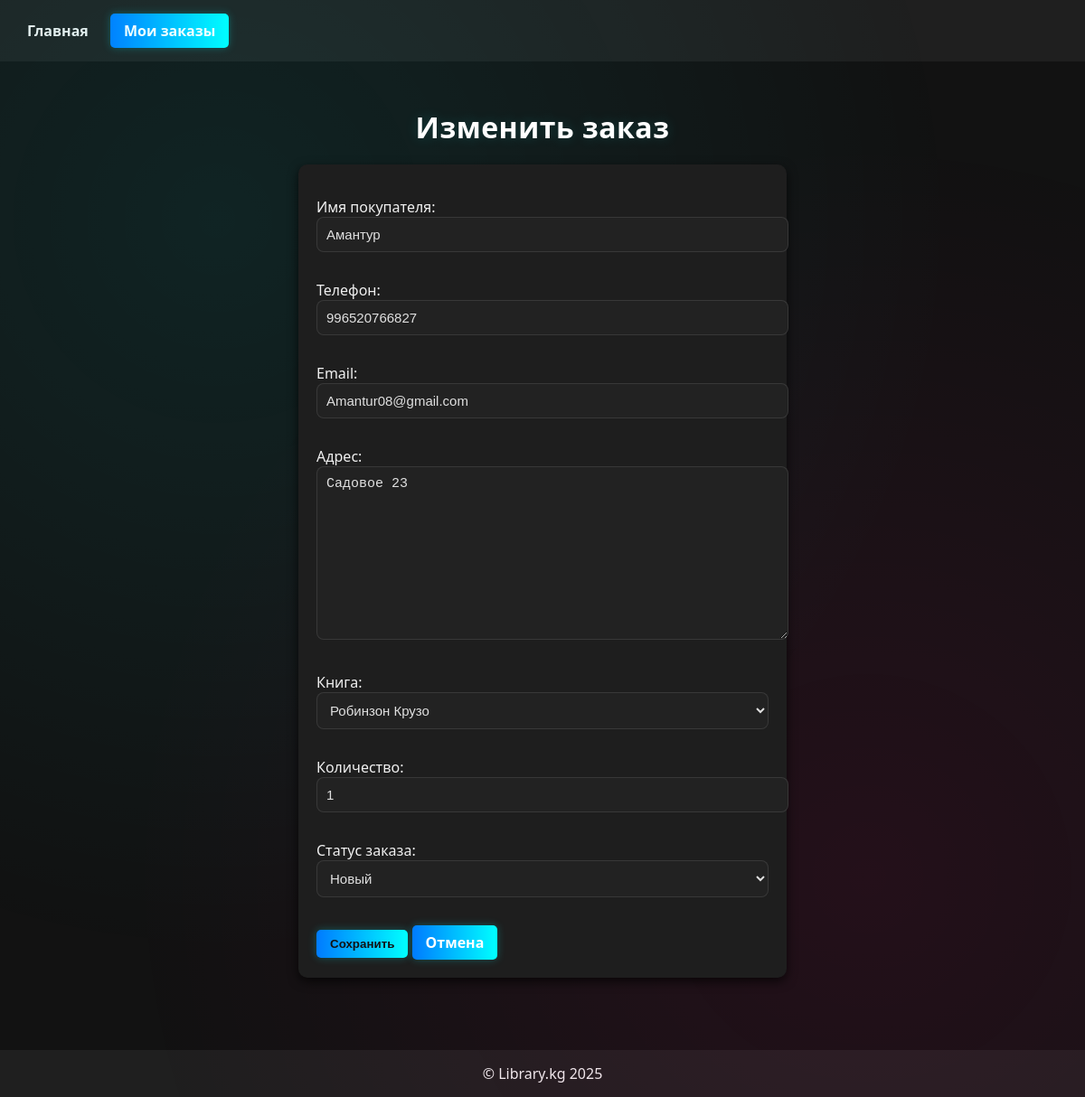
Screenshot of /basket/edit/2/ with the database file from the repository.
### basket/models.py (models this page shows, shortened)
class Order(models.Model):
    STATUS_CHOICES = (
        ('new', 'Новый'),
        ('processing', 'В обработке'),
        ('done', 'Выполнен'),
        ('cancelled', 'Отменён'),
    )
    customer_name = models.CharField("Имя покупателя", max_length=200)
    customer_phone = models.CharField("Телефон", max_length=50, blank=True)
    customer_email = models.EmailField("Email", blank=True)
    customer_address = models.TextField("Адрес", blank=True)
    book = models.ForeignKey('books.Books', on_delete=models.CASCADE, related_name='orders', verbose_name="Книга")
    quantity = models.PositiveIntegerField("Количество", default=1)
    status = models.CharField("Статус заказа", max_length=20, choices=STATUS_CHOICES, default='new')
    created_at = models.DateTimeField("Дата создания", auto_now_add=True)
    updated_at = models.DateTimeField("Дата обновления", auto_now=True)
    class Meta:
        verbose_name = "Заказ"
        verbose_name_plural = "Заказы"
        ordering = ['-created_at']

### basket/views.py (the view)
# urls.py: path('edit/<int:pk>/', views.order_edit, name='order_edit'),
def order_edit(request, pk):
    order = get_object_or_404(Order, pk=pk)
    if request.method == 'POST':
        form = OrderForm(request.POST, instance=order)
        if form.is_valid():
            form.save()
            return redirect('basket:order_list')
    else:
        form = OrderForm(instance=order)
    return render(request, 'basket/order_form.html', {'form': form})

### basket/forms.py
class OrderForm(forms.ModelForm):
    class Meta:
        model = Order
        fields = ['customer_name', 'customer_phone', 'customer_email', 'customer_address', 'book', 'quantity', 'status']

### books/models.py (called while the page is built)
    def __str__(self):
        return self.title

### basket/templates/basket/order_form.html (shortened to what this page needs)
{% extends "base.html" %}
{% block content %}
<h1 style="text-align:center; margin-bottom:20px;">{% if form.instance.pk %}Изменить заказ{% else %}Новый заказ{% endif %}</h1>
<form method="post">
    {{ form.as_p }}
    <button type="submit" class="btn btn-add">Сохранить</button>
    <a href="{% url 'basket:order_list' %}" class="btn btn-orders">Отмена</a>
</form>
{% endblock %}

### static/css/style.css (style rules this page uses)
body { margin: 0; padding: 0; font-family: 'Inter', 'Poppins', sans-serif; background: radial-gradient(circle at 50% 50%, #0b0b0b, #050505 70%); color: #e4e4e4; overflow-x: hidden; min-height: 100vh; position: relative; }
body::before { content: ""; position: fixed; top: 0; left: 0; width: 100%; height: 100%; background: radial-gradient(circle at 20% 20%, rgba(0,255,255,0.08) 0%, transparent 60%), radial-gradient(circle at 80% 80%, rgba(255,0,128,0.08) 0%, transparent 60%); animation: moveGlow 15s ease-in-out infinite alternate; z-index: 0; pointer-events: none; }
h1, h2, h3 { color: #fff; text-align: center; font-weight: 600; letter-spacing: 0.5px; text-shadow: 0 0 15px rgba(0,255,255,0.15); }
.btn { display: inline-block; background: linear-gradient(90deg, #007bff, #00ffff); color: #fff; padding: 10px 22px; border-radius: 25px; font-weight: 500; text-decoration: none; border: none; transition: all 0.3s ease; box-shadow: 0 0 10px rgba(0,255,255,0.25); cursor: pointer; }
form { max-width: 500px; margin: 0 auto; background: rgba(25,25,25,0.9); border-radius: 15px; padding: 25px 30px; box-shadow: 0 0 30px rgba(0,255,255,0.05); }
form input, form select, form textarea { width: 100%; padding: 10px; margin-bottom: 15px; border-radius: 8px; border: 1px solid rgba(255,255,255,0.1); background: rgba(35,35,35,0.9); color: #e0e0e0; font-size: 15px; outline: none; }

### templates/base.html (style rules this page uses)
body { font-family: 'Segoe UI', Tahoma, Geneva, Verdana, sans-serif; background: #121212; color: #f0f0f0; margin: 0; padding: 0; }
.btn { display: inline-block; padding: 8px 15px; border-radius: 5px; font-weight: bold; text-decoration: none; transition: all 0.3s; text-align: center; }
.btn-add { background-color: #1ed760; color: #121212; }
.btn-orders { background-color: #4caf50; color: white; }
form { background-color: #1e1e1e; padding: 20px; border-radius: 10px; box-shadow: 0 4px 12px rgba(0,0,0,0.7); max-width: 500px; margin: auto; }
input, textarea, select { width: 100%; padding: 10px; margin-bottom: 15px; border: none; border-radius: 5px; background-color: #2c2c2c; color: #f0f0f0; }

### rows the page displays
Order: customer_name "Амантур", customer_phone "996520766827", customer_email "Amantur08@gmail.com", customer_address "Садовое 23", book "Робинзон Крузо", quantity "1", status "Новый"
